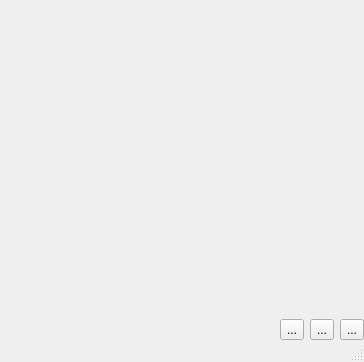
<?xml version="1.0" encoding="UTF-8"?>
<ui version="4.0">
 <class>nLineoutBoth</class>
 <widget class="QMainWindow" name="nLineoutBoth">
  <property name="geometry">
   <rect>
    <x>0</x>
    <y>0</y>
    <width>364</width>
    <height>362</height>
   </rect>
  </property>
  <property name="windowTitle">
   <string>MainWindow</string>
  </property>
  <property name="iconSize">
   <size>
    <width>20</width>
    <height>20</height>
   </size>
  </property>
  <property name="unifiedTitleAndToolBarOnMac">
   <bool>true</bool>
  </property>
  <widget class="QWidget" name="centralwidget">
   <layout class="QGridLayout" name="gridLayout">
    <property name="leftMargin">
     <number>0</number>
    </property>
    <property name="topMargin">
     <number>0</number>
    </property>
    <property name="rightMargin">
     <number>0</number>
    </property>
    <property name="bottomMargin">
     <number>0</number>
    </property>
    <item row="2" column="4">
     <widget class="QToolButton" name="lockColors">
      <property name="focusPolicy">
       <enum>Qt::NoFocus</enum>
      </property>
      <property name="text">
       <string>...</string>
      </property>
      <property name="icon">
       <iconset resource="../resources/neutrino.qrc">
        <normaloff>:/icons/lockColor.png</normaloff>:/icons/lockColor.png</iconset>
      </property>
      <property name="iconSize">
       <size>
        <width>10</width>
        <height>10</height>
       </size>
      </property>
      <property name="checkable">
       <bool>true</bool>
      </property>
     </widget>
    </item>
    <item row="2" column="5">
     <widget class="QToolButton" name="autoscale">
      <property name="focusPolicy">
       <enum>Qt::NoFocus</enum>
      </property>
      <property name="text">
       <string>...</string>
      </property>
      <property name="icon">
       <iconset resource="../resources/neutrino.qrc">
        <normaloff>:/icons/lockOpen.png</normaloff>
        <normalon>:/icons/lockClose.png</normalon>:/icons/lockOpen.png</iconset>
      </property>
      <property name="iconSize">
       <size>
        <width>10</width>
        <height>10</height>
       </size>
      </property>
      <property name="checkable">
       <bool>true</bool>
      </property>
     </widget>
    </item>
    <item row="0" column="0" colspan="3">
     <widget class="QwtPlot" name="plot">
      <property name="sizePolicy">
       <sizepolicy hsizetype="Preferred" vsizetype="Preferred">
        <horstretch>0</horstretch>
        <verstretch>0</verstretch>
       </sizepolicy>
      </property>
     </widget>
    </item>
    <item row="2" column="3">
     <widget class="QToolButton" name="lockClick">
      <property name="focusPolicy">
       <enum>Qt::NoFocus</enum>
      </property>
      <property name="text">
       <string>...</string>
      </property>
      <property name="icon">
       <iconset resource="../resources/neutrino.qrc">
        <normaloff>:/icons/autoRefresh.png</normaloff>
        <normalon>:/icons/noAutoRefresh.png</normalon>:/icons/autoRefresh.png</iconset>
      </property>
      <property name="iconSize">
       <size>
        <width>10</width>
        <height>10</height>
       </size>
      </property>
      <property name="checkable">
       <bool>true</bool>
      </property>
     </widget>
    </item>
   </layout>
  </widget>
  <widget class="QStatusBar" name="statusBar">
   <property name="font">
    <font>
     <pointsize>10</pointsize>
    </font>
   </property>
  </widget>
 </widget>
 <customwidgets>
  <customwidget>
   <class>QwtPlot</class>
   <extends>QFrame</extends>
   <header>qwt_plot.h</header>
   <container>1</container>
  </customwidget>
 </customwidgets>
 <resources>
  <include location="../resources/neutrino.qrc"/>
 </resources>
 <connections/>
</ui>
